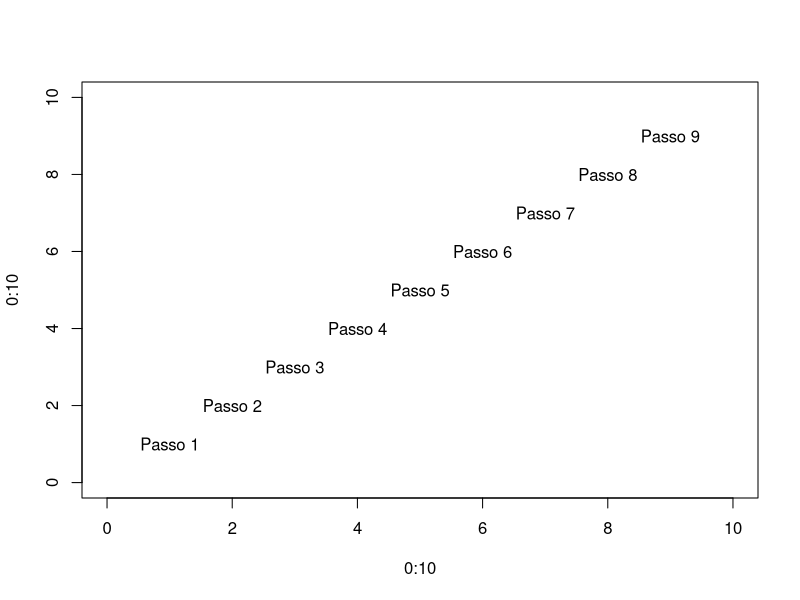

The R script that drew this image:
## ---- chunk 1
moeda <- c("cara", "coroa")
n.lançamentos <- 10
## ---- chunk 2
moeda <- c("cara", "coroa")
n.lançamentos <- 1000
## ---- chunk 3
set.seed(1)
table(sample(x = moeda, size = n.lançamentos, replace = TRUE))
## ---- chunk 4
jogar.moeda <- function(x, n) {
        lançamentos <- table(sample(x, n, replace = TRUE))
        lançamentos
}
set.seed(1)
jogar.moeda(x = moeda, n = 10000)
## ---- chunk 5
plot(x = 0:10, y = 0:10, type = "n") # plota um gráfico vazio 
for (i in 1:9) {
        text(x = i, y = i, paste("Passo", i)) # plota um texto no gráfico
        Sys.sleep(time = 1) ## retarda os passos em 1 s
}
## ---- chunk 6
for (i in 1:5) { # será o i = 1, i = 2, i = 3, i = 4, i = 5
        print(i^2) # realiza a operação e armazena no vetor resu
} # fim do loop

# quando usamos uma função matemática dentro do for é necessário criar um objeto vazio para armazenar os resultados
resu <- numeric(0) # gera um vetor numérico vazio
resu  
for (i in 1:5) { # será o i = 1, i = 2, i = 3, i = 4, i = 5
        print(resu[i] <- i^2) # realiza a operação e armazena no vetor resu
} # fim da função
(1:5)^2
## ---- chunk 7
x <- matrix(data = 1:6, nrow = 2, ncol = 3)
x
for (j in seq_len(length.out = ncol(x))) {
        for (i in seq_len(length.out = nrow(x))) {
                print(x[i, j])
                Sys.sleep(time = 1)
        }
}
## ---- chunk 8
set.seed(1)
for (i in 1:10) {
        print(mean(x = sample(x = 1:100, size = 100, replace = TRUE)))
}

